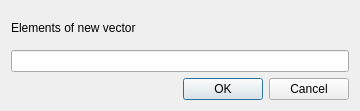
<?xml version="1.0" encoding="UTF-8"?>
<ui version="4.0">
 <class>SwapDialog</class>
 <widget class="QDialog" name="SwapDialog">
  <property name="geometry">
   <rect>
    <x>0</x>
    <y>0</y>
    <width>360</width>
    <height>111</height>
   </rect>
  </property>
  <property name="windowTitle">
   <string>Dialog</string>
  </property>
  <layout class="QGridLayout" name="gridLayout">
   <item row="0" column="0">
    <widget class="QLabel" name="label">
     <property name="text">
      <string>Elements of new vector</string>
     </property>
    </widget>
   </item>
   <item row="1" column="0">
    <widget class="QLineEdit" name="lineEdit"/>
   </item>
   <item row="2" column="0">
    <widget class="QDialogButtonBox" name="buttonBox">
     <property name="orientation">
      <enum>Qt::Horizontal</enum>
     </property>
     <property name="standardButtons">
      <set>QDialogButtonBox::Cancel|QDialogButtonBox::Ok</set>
     </property>
    </widget>
   </item>
  </layout>
 </widget>
 <resources/>
 <connections>
  <connection>
   <sender>buttonBox</sender>
   <signal>accepted()</signal>
   <receiver>SwapDialog</receiver>
   <slot>accept()</slot>
   <hints>
    <hint type="sourcelabel">
     <x>248</x>
     <y>254</y>
    </hint>
    <hint type="destinationlabel">
     <x>157</x>
     <y>274</y>
    </hint>
   </hints>
  </connection>
  <connection>
   <sender>buttonBox</sender>
   <signal>rejected()</signal>
   <receiver>SwapDialog</receiver>
   <slot>reject()</slot>
   <hints>
    <hint type="sourcelabel">
     <x>316</x>
     <y>260</y>
    </hint>
    <hint type="destinationlabel">
     <x>286</x>
     <y>274</y>
    </hint>
   </hints>
  </connection>
 </connections>
</ui>
